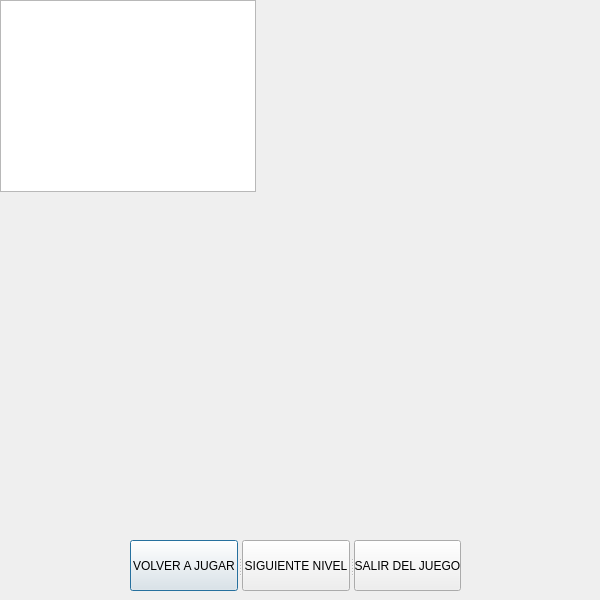
<?xml version="1.0" encoding="UTF-8"?>
<ui version="4.0">
 <class>Ganar</class>
 <widget class="QDialog" name="Ganar">
  <property name="geometry">
   <rect>
    <x>0</x>
    <y>0</y>
    <width>600</width>
    <height>600</height>
   </rect>
  </property>
  <property name="windowTitle">
   <string>Dialog</string>
  </property>
  <widget class="QGraphicsView" name="graphicsView">
   <property name="geometry">
    <rect>
     <x>0</x>
     <y>0</y>
     <width>256</width>
     <height>192</height>
    </rect>
   </property>
  </widget>
  <widget class="QSplitter" name="splitter">
   <property name="geometry">
    <rect>
     <x>130</x>
     <y>540</y>
     <width>331</width>
     <height>51</height>
    </rect>
   </property>
   <property name="orientation">
    <enum>Qt::Horizontal</enum>
   </property>
   <widget class="QPushButton" name="volver_a_jugar">
    <property name="text">
     <string>VOLVER A JUGAR</string>
    </property>
   </widget>
   <widget class="QPushButton" name="siguiente_nivel">
    <property name="styleSheet">
     <string notr="true">image: url(:/imagenes/cooltext335629468732690.png);</string>
    </property>
    <property name="text">
     <string>SIGUIENTE NIVEL</string>
    </property>
   </widget>
   <widget class="QPushButton" name="salir_del_juego">
    <property name="styleSheet">
     <string notr="true"/>
    </property>
    <property name="text">
     <string>SALIR DEL JUEGO</string>
    </property>
   </widget>
  </widget>
 </widget>
 <resources/>
 <connections/>
</ui>
